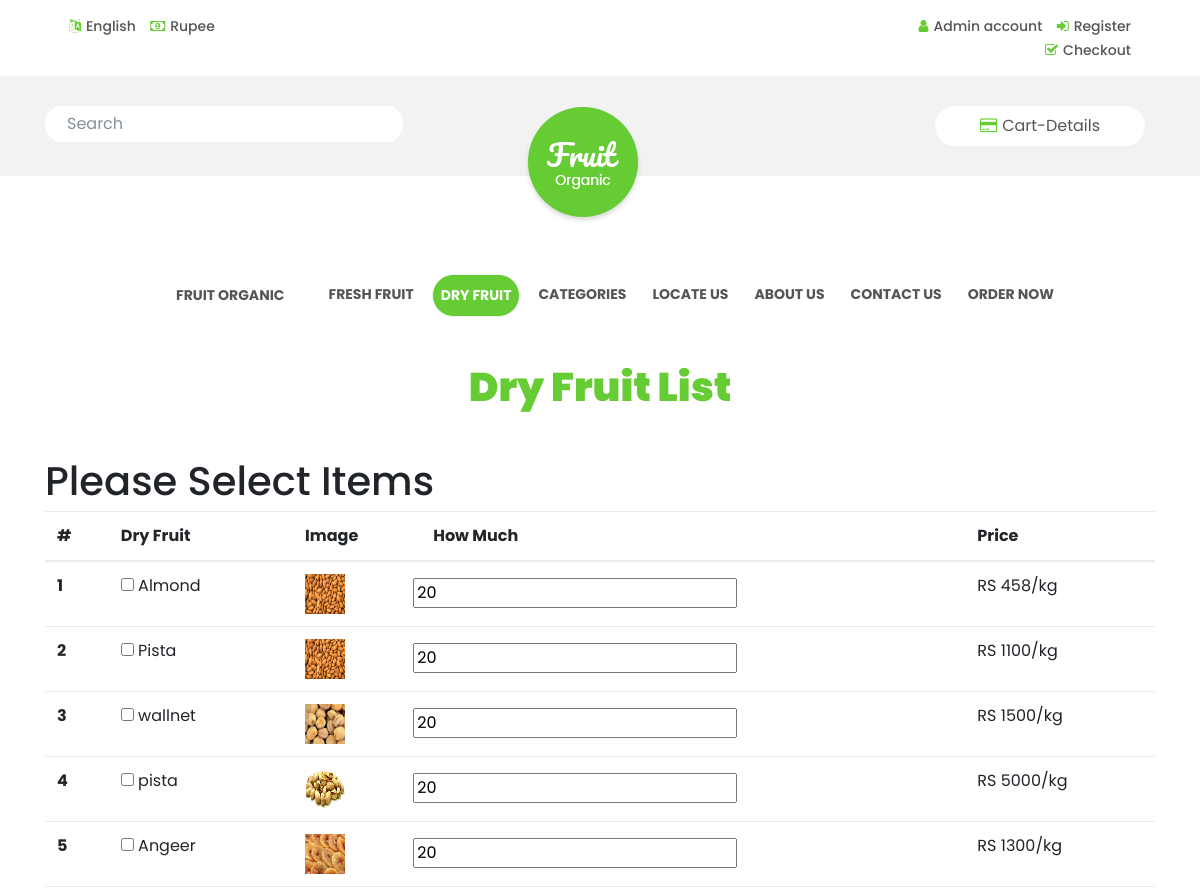
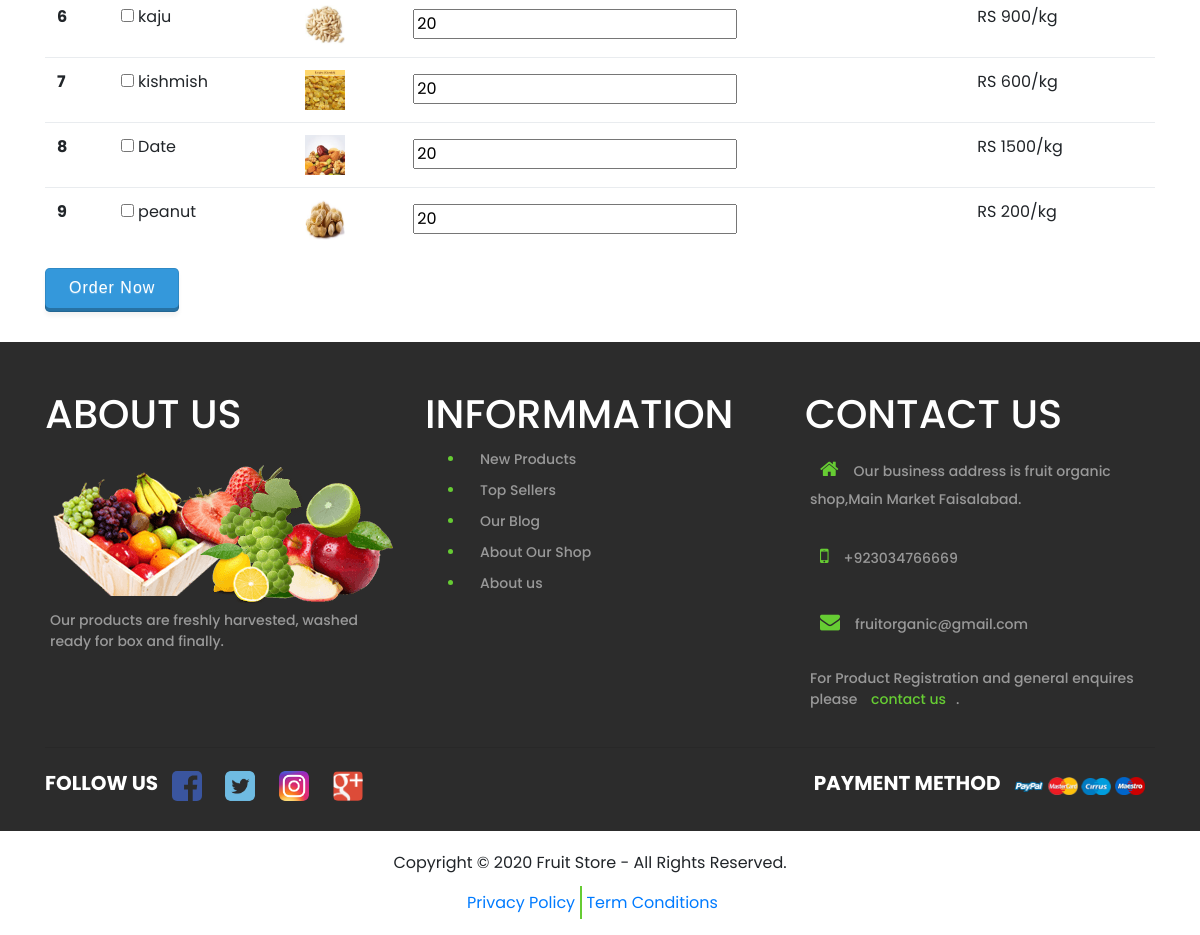
The app's page /dryfruit.php with its own data (2 pictures, top to bottom).
### tables this page shows
CREATE TABLE `fruits` (
  `id` int(11) NOT NULL,
  `fruit_name` varchar(100) NOT NULL,
  `fruit_type` varchar(50) NOT NULL,
  `fruit_price` int(11) NOT NULL,
  `fruit_img` varchar(200) NOT NULL,
  `admin_name` varchar(100) NOT NULL,
  `timestamp` timestamp NOT NULL DEFAULT current_timestamp() ON UPDATE current_timestamp()
);

### dryfruit.php (the view, shortened to what this page needs)
<!DOCTYPE html>
<html lang="en">
<head>
    <link rel="stylesheet" href="css/bootstrap.min.css" type="text/css">
    <link rel="stylesheet" href="css/font-awesome.min.css" type="text/css">
    <link rel="stylesheet" href="css/animate.css" type="text/css">
    <link rel="stylesheet" href="css/style.css" type="text/css">
</head>
<body>
    <div class="container">
        <div class="row pad-normal">
            <div class="col-md-6 text-left languages d-none d-md-block">
                <span><a href="#"><i class="fa fa-language"></i>English</a></span>
                <span><a href="#"><i class="fa fa-money"></i>Rupee</a></span>
            </div>
            <div class="col-md-6 text-right Accounts">
                <span><a href="admin/index.php"><i class="fa fa-user"></i>Admin account</a></span>
                <span><a href="admin/register.php"><i class="fa fa-sign-in"></i>Register</a></span>
                <span class="d-none d-md-block"><a href=""><i class="fa fa-check-square-o"></i>Checkout</a></span>
            </div>
        </div>
    </div>
    <div class="container-fluid logo_bar">
        <div class="container">
            <div class="row">
                <div class="col-md-4 col-sm-12 text-center">
                    <form class="form-inline my-2 my-lg-0">
                        <div class="search">
                            <input class="form-control mr-sm-2" type="search" placeholder="Search">
                        </div>
                    </form>
                </div>
                <div class="col-md-4 col-sm-12 text-center ">
                    <div class="logo_img">
                        <img src="src/logo.png" alt="">
                    </div>
                </div>
                <div class="col-md-4 pull-right d-none d-md-block">
                    <div class="card_details ">
                        <a href=""><i class="fa fa-credit-card"></i>Cart-Details</a>
                    </div>
                </div>
            </div>
        </div>
    </div>
    <div class="container margin-nav">
        <div class="row">
            <div class="col-md-1"></div>
            <div class="col-md-11 text-uppercase">
                <nav class="navbar navbar-expand-lg navbar-light bg-light" style="margin-top:40px;">
                    <a class="navbar-brand " href="index.html">Fruit Organic</a>
                    <div class="collapse navbar-collapse" id="navbarTogglerDemo03">
                        <ul class="navbar-nav mr-auto mt-2 mt-lg-0">
                            <li class="nav-item">
                                <a class="nav-link" href="shopnow.php">Fresh Fruit <span class="sr-only">(current)</span></a>
                            </li>
                            <li class="nav-item active">
                                <a class="nav-link" id="actives" href="dryfruit.php">Dry Fruit</a>
                            </li>
                            <li class="nav-item">
                                <a class="nav-link" href="#">Categories</a>
                            </li>
                            <li class="nav-item">
                                <a class="nav-link" href="#locate">Locate Us</a>
                            </li>
                            <li class="nav-item">
                                <a class="nav-link" href="#aboutus">About Us</a>
                            </li>
                            <li class="nav-item">
                                <a class="nav-link" href="#contactus">Contact Us</a>
                            </li>
                            <li class="nav-item">
                                <a class="nav-link" href="shopnow.php">Order Now</a>
                            </li>
                        </ul>
                    </div>
                </nav>
            </div>
        </div>
    </div>
    <div class="container text-center headings">
        <h1><b>Dry Fruit List</b></h1>
    </div>
    <?php
    $con = mysqli_connect("127.0.0.1", "root", "", "fruitshop")or die('error 404');
  $query = "SELECT * FROM `fruits` where `fruit_type`= 'Dry Fruit'";
  $run = mysqli_query($con,$query);
  if(mysqli_num_rows($run) > 0){
   $id=0;
  ?>
        <div class="container  margin-top">
            <div class="row">
                <div class="col-md-12">
                    <form action="userdetail.php" method="POST">
                        <h1>Please Select Items</h1>
                        <table class="table table-hover">
                            <thead>
                                <tr>
                                    <th scope="col">#</th>
                                    <th scope="col">Dry Fruit</th>
                                    <th scope="col">Image</th>
                                    <th scope="col">How Much</th>
                                    <th scope="col">Price</th>
                                </tr>
                            </thead>
                            <tbody>
                                <?php
                                         while ($row = mysqli_fetch_array($run)) {
                                                $name = $row['fruit_name'];
                                                  $price = $row['fruit_price'];
                                                    $img =  $row['fruit_img'];
                                         ?>
                                    <tr>
                                        <th scope="row">
                                            <?php echo ++$id; ?>
                                        </th>
                                        <td>
                                            <div class="form-check">
                                                <label class="form-check-label">
    <input class="form-check-input" type="checkbox" value="<?php echo $name; ?>" name="carts[]" >
   <?php echo $name; ?>
  </label> </td>
                                        <td>
                                            <img src="admin/upload/<?php echo $img; ?>" alt="image" width="40px" height="40px">
                                        </td>
                                        <td>
                                            <input class="form-check-input" type="text" name="<?php echo $name; ?>" value="20" placeholder="20kg/5Dozen">
                                        </td>
                                        <td>RS
                                            <?php echo $price; ?>/kg</td>
                                    </tr>
                                    <?php
         }
                          ?>
                            </tbody>
                        </table>
                        <input class=" btn btn--blue" type="submit" name="dry_submit" value="Order Now">
                    </form>
                    </div>
                </div>
            </div>
            <?php
             }
               else {
                 echo "<center><h3>No More Post Available!</h3></center>";
               }
                ?>
                <div class="container-fluid  bg-color">
                    <div class="container">
                        <div class="row margin1">
                            <div class="col-md-4">
                                <h1 id="aboutus">ABOUT US</h1> <br>
                                <img src="src/about.png" class="img-fluid" alt="">
                                <p>Our products are freshly harvested, washed ready for box and finally.</p>
                            </div>
                            <div class="col-md-4">
                                <h1>INFORMMATION</h1>
                                <ul>
                                    <li><a href="">New Products</a></li>
                                    <li><a href="">Top Sellers</a></li>
                                    <li><a href="">Our Blog</a></li>
                                    <li><a href="">About Our Shop</a></li>
                                    <li><a href="">About us</a></li>
                                </ul>
                            </div>
                            <div class="col-md-4">
                                <h1 id="contactus">CONTACT US</h1>
                                <p> <i class="fa fa-home"></i>Our business address is fruit organic shop,Main Market Faisalabad.</p>
                                <p><i class="fa fa-mobile"></i>+923034766669</p>
                                <p><i class="fa fa-envelope"></i>fruitorganic@gmail.com</p>
                                <p>For Product Registration and general enquires please <a href="mailto:rfruitorganic@gmail.com" style="color: #66CC33;">contact us</a>.</p>
                            </div>
                        </div>
                        <hr>
                        <div class="row margin1 img">
                            <div class="col-md-6">
                                <span>FOLLOW US</span>
                                <a href=""> <img src="src/fa.svg" alt=""></a>
                                <a href="">  <img src="src/Twitter-icon.png" alt=""></a>
                                <a href=""><img src="src/insta.png" alt=""></a>
                                <a href=""> <img src="src/2000px-Google_plus_icon.svg.png" alt=""></a>
                            </div>
                            <div class="col-md-6 text-right">
                                <span>PAYMENT METHOD</span>
                                <a href="">
                        <img src="src/pay1.png" alt="">
                        <img src="src/pay2.png" alt="">
                        <img src="src/pay3.png" alt="">
                        <img src="src/pay4.png" alt="">
                    </a>
                            </div>
                        </div>
                    </div>
                </div>
                <div class="container margin ">
                    <div class="row text-center">
                        <div class="col-md-12">
                            <p> Copyright © 2020 Fruit Store - All Rights Reserved.</p>
                            <a href=""><span style="border-right:2px solid #66CC33;padding: 5px;">Privacy Policy</span> Term  Conditions</a>
                        </div>
                    </div>
                </div>
</body>
</html>

### css/style.css (style rules this page uses)
body { font-family: 'Poppins', sans-serif; }
.btn { display: inline-block; border: none; border-radius: .3em; -webkit-box-shadow: inset 0 0 0 1px rgba(0, 0, 0, 0.1), inset 0 -0.25em 0 rgba(0, 0, 0, 0.25), 0 0.25em 0.25em rgba(0, 0, 0, 0.05); box-shadow: inset 0 0 0 1px rgba(0, 0, 0, 0.1), inset 0 -0.25em 0 rgba(0, 0, 0, 0.25), 0 0.25em 0.25em rgba(0, 0, 0, 0.05); color: #fff; cursor: pointer; font-family: 'Raleway', sans-serif; font-weight: 300; line-height: 1.5; letter-spacing: 1px; padding: .5em 1.5em .75em; position: relative; text-decoration: none; text-shadow: 0 1px 1px rgba(255, 255, 255, 0.25); vertical-align: middle; -webkit-user-select: none; -moz-user-select: none; -ms-user-select: none; user-select: none; }
.btn--blue { background-color: #3498db; }
.languages span { margin-left: 10px; }
.Accounts span { margin-right: 10px; }
.pad-normal { padding: 14px; }
.pad-normal a { font-size: 14px; font-weight: 500; color: #555555; }
.pad-normal i { color: #66CC33; }
.search { background-color: white; border-radius: 17px; }
.search input { margin-left: 10px; border: none; }
.logo_bar { background-color: #F2F2F2; padding: 30px; }
.logo_img { position: absolute; left: 30%; }
i { margin-right: 5px; color: #66CC33; }
.card_details { text-align: center; background-color: white; padding: 8px; width: 60%; margin-left: 130px; border-radius: 30px; }
.card_details a { color: #555555; }
.margin-nav { margin-top: 50px; margin-bottom: 10px; }
.bg-light { background-color: white !important; }
.margin-nav a { color: #555555 !important; font-weight: bold; font-size: 14px; padding: 10px; margin-left: 10px; border-radius: 25px; }
#actives { background-color: #66CC33; color: white !important; border: 1px solid #F2F2F2 !important; }
.margin-top { margin-top: 30px; margin-bottom: 30px }
.margin { margin: 20px; }
.bg-color { background-color: #2C2C2C; color: white; font-size: 14px; font-weight: 500; padding: 30px; }
.bg-color p { color: #999999; padding: 5px; }
.bg-color a { color: #999999; padding: 10px; }
.bg-color li { color: #66CC33; padding: 5px; }
.bg-color i { font-size: 20px; padding: 10px; }
.margin1 { margin-top: 20px; }
.img img { width: 30px; border-radius: 5px; }
.img span { font-size: 20px; font-weight: bold; }
.headings h1 { padding: 20px; font-weight: bold; color: #66CC33 !important; }
.headings { margin-top: 20px; }

### records on screen
fruits: fruit_name "Almond", fruit_img (picture), fruit_price "458"
fruits: fruit_name "Pista", fruit_img (picture), fruit_price "1100"
fruits: fruit_name "wallnet", fruit_img (picture), fruit_price "1500"
fruits: fruit_name "pista", fruit_img (picture), fruit_price "5000"
fruits: fruit_name "Angeer", fruit_img (picture), fruit_price "1300"
fruits: fruit_name "kaju", fruit_img (picture), fruit_price "900"
fruits: fruit_name "kishmish", fruit_img (picture), fruit_price "600"
fruits: fruit_name "Date", fruit_img (picture), fruit_price "1500"
fruits: fruit_name "peanut", fruit_img (picture), fruit_price "200"
